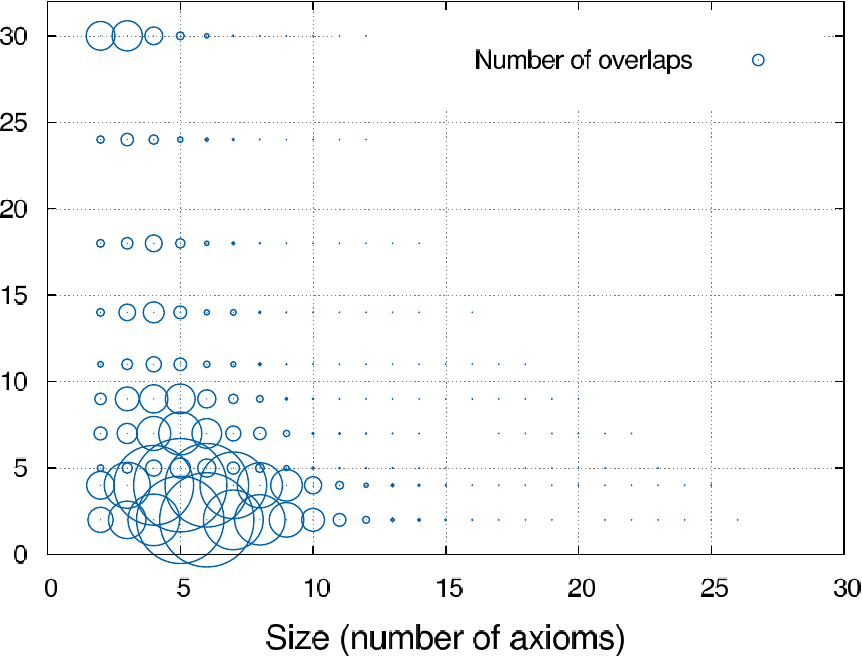

Reproduce this figure in gnuplot.

#set size ratio 0.6
set terminal postscript enhanced color font large_font
set output 'overlap-count-reduced.tmp.eps'

set xlabel "Size (number of axioms)" textcolor rgb text_color font large_font
#set ylabel "Arity (number of justifications)" textcolor rgb text_color font large_font
set ylabel " "

set key inside top right vertical noreverse autotitles nobox height 1 font medium_font
set key spacing 2

set ytics font medium_font
#unset ytics
set xtics font medium_font

#set log y
set yrange [0:32]
set xrange [0:30]
set datafile separator ","


plot "overlap-reduced.csv" using 1:2:(0.0015 * $3) with points lt 1 pt 6 ps variable title "Number of overlaps"